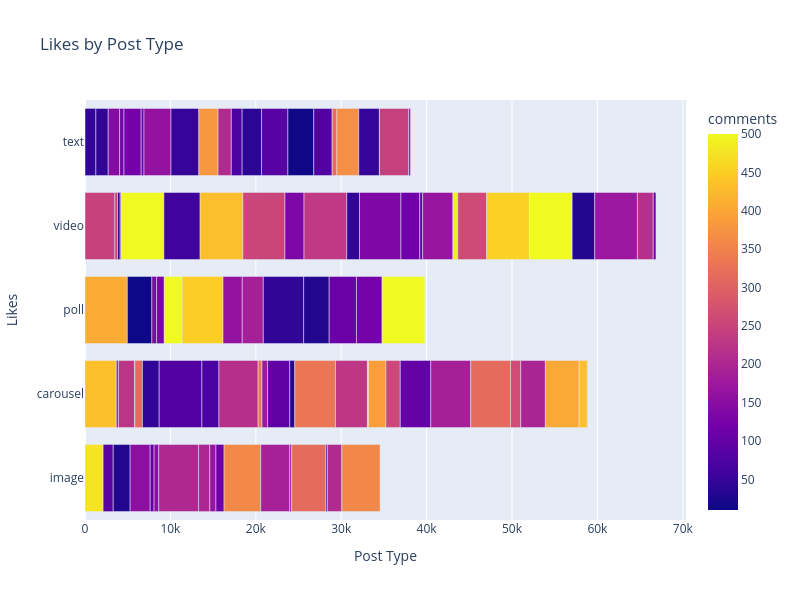

Notebook source saved alongside this figure:
### Code cell
fig=px.bar(df,y="post_type",x="likes",width=800,height=600,title="Likes by Post Type",color="comments",hover_data=["post_day","sentiment_score"],orientation="h")
fig.update_layout(xaxis_title="Post Type",yaxis_title="Likes",)
fig.show()

### Figure 1 — Plotly figure (JSON) as saved in the notebook; plotly's stock layout.template omitted (floating-point values rounded to 4 significant figures; data arrays with more than 128 entries replaced by an {"elided": "..."} marker saying what was removed)
{"data": [{"customdata": {"elided": "100x2 str values"}, "hovertemplate": "likes=%{x}<br>post_type=%{y}<br>post_day=%{customdata[0]}<br>sentiment_score=%{customdata[1]}<br>comments=%{marker.color}<extra></extra>", "legendgroup": "", "marker": {"color": [474, 432, 408, 90, 247, 186, 30, 45, 249, 225, 44, 42, 78, 144, 314, 154, 10, 123, 122, 86, 136, 44, 109, 80, 130, 70, 162, 500, 153, 216, 449, 202, 147, 162, 201, 500, 59, 187, 430, 333, 176, 252, 97, 50, 132, 380, 44, 232, 169, 206, 73, 113, 46, 360, 34, 190, 134, 116, 99, 332, 167, 227, 163, 452, 314, 39, 390, 486, 89, 86, 261, 257, 11, 454, 500, 81, 102, 30, 189, 320, 33, 314, 173, 263, 368, 50, 70, 244, 197, 109, 402, 216, 432, 207, 124, 294, 108, 179, 500, 357], "coloraxis": "coloraxis", "pattern": {"shape": ""}}, "name": "", "orientation": "h", "showlegend": false, "textposition": "auto", "type": "bar", "x": [2121, 3660, 4955, 1183, 3499, 256, 1982, 1274, 317, 1878, 1446, 304, 45, 1333, 889, 2348, 2872, 512, 2013, 455, 559, 1961, 332, 5000, 898, 1992, 3161, 2083, 548, 4594, 4795, 4665, 119, 2253, 1309, 5000, 4245, 2463, 5000, 447, 667, 4929, 2586, 3259, 2236, 2251, 4726, 5000, 725, 1551, 1268, 950, 1498, 4297, 592, 3401, 4846, 2204, 344, 4763, 3544, 3742, 227, 130, 3982, 2265, 2026, 560, 187, 3094, 3398, 1690, 3026, 5000, 5000, 2153, 3571, 2990, 4678, 553, 2642, 4656, 5000, 1203, 2566, 2416, 15, 3404, 2884, 3195, 3956, 1857, 951, 1694, 3005, 36, 314, 229, 5000, 4483], "xaxis": "x", "y": ["image", "carousel", "poll", "image", "video", "carousel", "image", "text", "video", "carousel", "text", "video", "carousel", "text", "carousel", "image", "poll", "text", "text", "image", "poll", "carousel", "text", "carousel", "poll", "carousel", "text", "poll", "image", "carousel", "poll", "image", "video", "poll", "image", "video", "video", "poll", "video", "carousel", "carousel", "video", "carousel", "text", "video", "text", "poll", "video", "image", "text", "text", "image", "video", "image", "carousel", "image", "video", "video", "video", "carousel", "video", "carousel", "image", "carousel", "image", "text", "carousel", "video", "image", "text", "video", "carousel", "text", "video", "video", "text", "carousel", "poll", "carousel", "text", "video", "carousel", "video", "carousel", "text", "text", "text", "text", "carousel", "poll", "carousel", "video", "carousel", "image", "poll", "carousel", "video", "text", "poll", "image"], "yaxis": "y"}], "layout": {"barmode": "relative", "coloraxis": {"colorbar": {"title": {"text": "comments"}}, "colorscale": [[0, "#0d0887"], [0.1111, "#46039f"], [0.2222, "#7201a8"], [0.3333, "#9c179e"], [0.4444, "#bd3786"], [0.5556, "#d8576b"], [0.6667, "#ed7953"], [0.7778, "#fb9f3a"], [0.8889, "#fdca26"], [1, "#f0f921"]]}, "height": 600, "legend": {"tracegroupgap": 0}, "title": {"text": "Likes by Post Type"}, "width": 800, "xaxis": {"anchor": "y", "domain": [0, 1], "title": {"text": "Post Type"}}, "yaxis": {"anchor": "x", "domain": [0, 1], "title": {"text": "Likes"}}}}
